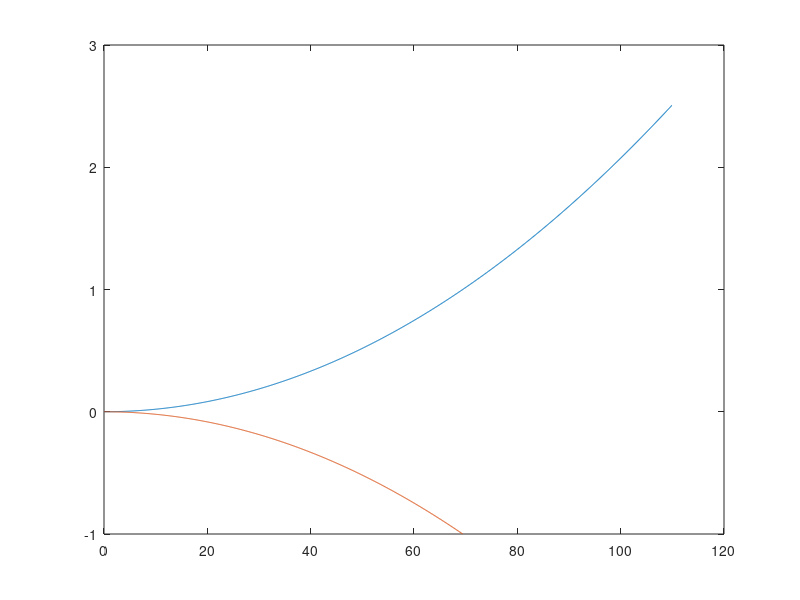

Write the MATLAB code that produced this figure. (Note: this script raises an error after producing the figure.)
clc % clear command line
clear % clear workspace to reduce RAM pressure
close % close figures
% info for building flight envelope are obtained from 'V-n diagram" from
% SEAD

step = 0.1 % time step
%% Conversions
kg_to_lbs = 2.20462;
lbs_to_N = 4.4482216282509;

%% Inputs
% aircraft dimensions
W_TO = 22000 * kg_to_lbs; % [lbs] 
CL_Max = 1.218; % [-] clean
CL_Min = -CL_Max; % [-] clean
rho0 = 1.225; % [kg/m3] sea-level density
rho = 1.225; % [kg/m3] density at design altitude
S = 60; % [m2] reference wing area
c = 2; % [m] chord length
b = 30; % [m] wingspan
a = 2*3.142; % [rad^-1] lift curve

% speeds
V_C = 200; % [ms] Design cruise speed
V_M = 300; % [m/s] Maxmimum speed in level flight
V_D = 330; % [m/s] Design dive speed

% gust speeds
U_C = [15.24 -15.24]; % [m/s] cruise
U_D = [7.62 -7.62]; % [m/s] dive

% constants
g = 9.81; % [m/s^2]
%% Functions

%% Maximum limit load factors (CS-25)

% Maximum positive limit load factor, n_max
if W_TO > 50000
    n_max = 2.5;
elseif W_TO > 4100
    n_max = 2.1 + (24000/(W_TO + 10000));
else
    n_max = 3.8;
end

% Maximum negative limit load factor, n_max_negative
n_max_negative = -1 * n_max; % according to CS-25

% Calculation of relevant speeds
V_S = sqrt(W_TO*lbs_to_N/(0.5*rho*S*CL_Max)); % 1g stall speed
V_A = V_S*sqrt(n_max); % positive design manoeuvring speed

V_SnegG = sqrt(-W_TO*lbs_to_N/(0.5*rho*S*CL_Min)); % -1g stall speed
V_H = V_SnegG*sqrt(-n_max_negative); % negative design manoeuvring speed

%Make lines
V_0Avec = 0:step:V_A; % speed vector for positive loading
curve_0A = 0.5*rho*V_0Avec.^2*CL_Max/(W_TO*lbs_to_N/S); 

V_0Hvec = 0:step:V_SnegG;
curve_0H = 0.5*rho*V_0Hvec.^2*CL_Min/(W_TO*lbs_to_N/S);

%% Gust loading
mu = (2*W_TO*lbs_to_N/S)/(rho*g*c*a);
K = 0.88*mu/(5.3 + mu);

n_gust_C = 1 + (0.5*rho0*V_C*a*K*U_C)/(W_TO*lbs_to_N/S);
n_gust_D = 1 + (0.5*rho0*V_D*a*K*U_D)/(W_TO*lbs_to_N/S);
%% Create flight envelope


figure('Name', 'Flight Envelope (V-n Diagram)')
plot(V_0Avec, curve_0A) % positive limit load
hold on
plot(V_0Hvec, curve_0H) % negative limit load
plot([0 V_C], [1 n_gust_C])
title('Flight Envelope (V-n Diagram)')
xlabel('Indicated Airspeed [m/s]')
ylabel('Load Factor [-]')
